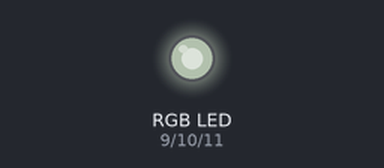
The sketch below on a simulated Arduino Uno, built with avr-gcc and run on an emulated ATmega328P. On the bench: an RGB LED mixed from three pins (HIGH = lit). Dim RGB values are drawn brighter than linear.

Above: at 0.31 s.
Timing chart, 0 to 40.0 s (numbered marks = the images above):
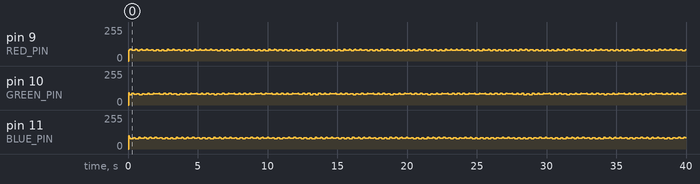

The sketch:

tricolor_led_fader.ino
```cpp
// set variables to reference each pin number
int RED_PIN = 9;
int GREEN_PIN = 10;
int BLUE_PIN = 11;

// This function runs once as soon as the script uploads
void setup()
{
  // declare each pin as OUTPUT so we can write to it
  pinMode(RED_PIN, OUTPUT);
  pinMode(GREEN_PIN, OUTPUT);
  pinMode(BLUE_PIN, OUTPUT);
}

// This function runs repeatedly
void loop()
{
  for (int i=0; i<255; i++)  // First phase of fades from red to green
  {
    set_color(255-i, i, 0);
  }
  for (int i=0; i<255; i++) // Second phase of fades from green to blue
  {
    set_color(0,255-i,i);
  }
  for (int i=0; i<255; i++) // Third phase of fades from blue back to red
  {
    set_color(i,0,255-i);
  }
}

// This is a function that we created, which will take the
// three RBG color values and write each one to its
// corresponding pin
void set_color(int red, int green, int blue)
{
  analogWrite(RED_PIN, red);
  analogWrite(GREEN_PIN, green);
  analogWrite(BLUE_PIN, blue);
}
```
